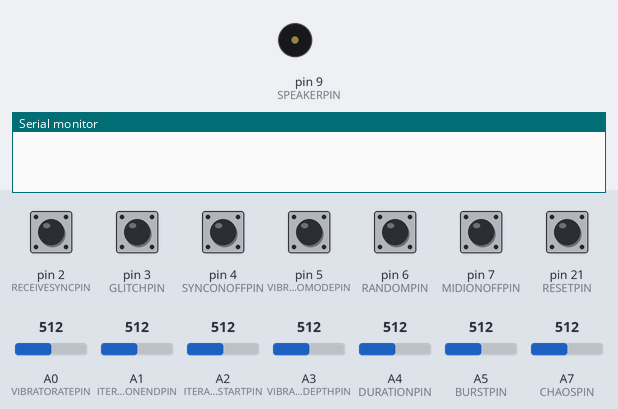
The sketch below on a simulated Arduino Mega 2560, built with avr-gcc and run on an emulated ATmega2560. Shown: buzzer (waves = sounding), the last lines printed to the serial monitor. Inputs (shaded band) come from the test bench; at power-on: pin 2 (RECEIVESYNCPIN), pin 3 (GLITCHPIN), pin 4 (SYNCONOFFPIN), pin 5 (VIBRATOMODEPIN), pin 6 (RANDOMPIN), pin 7 (MIDIONOFFPIN), pin 21 (RESETPIN) HIGH, A0 (VIBRATORATEPIN) = 512, A1 (ITERATIONENDPIN) = 512, A2 (ITERATIONSTARTPIN) = 512, A3 (VIBRATODEPTHPIN) = 512, A4 (DURATIONPIN) = 512, A5 (BURSTPIN) = 512, A7 (CHAOSPIN) = 512. Random numbers use the default seed unless the sketch sets one.

Above: at 0.0 s.
At 1.2 s:
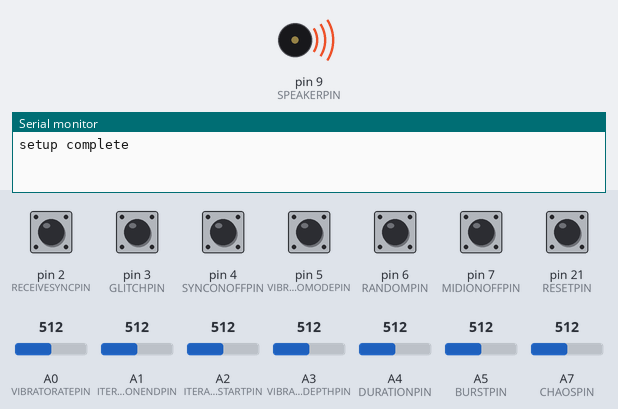
1.3 s: pin 6 (RANDOMPIN) pulled LOW for 0.15 s
6.2 s: pin 6 (RANDOMPIN) pulled LOW for 1 s
11.9 s: pin 7 (MIDIONOFFPIN) pulled LOW for 0.15 s
Timing chart, 0 to 62.5 s (numbered marks = the images above; inputs shaded):
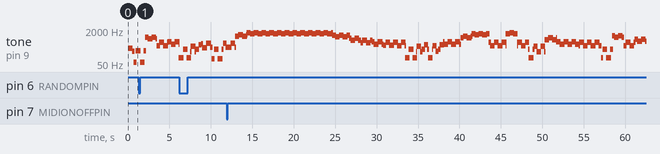

Measured:
- by itself, tone on pin 9 (SPEAKERPIN): plays 315 Hz for 0.34 s, 469 Hz for 0.47 s, 315 Hz for 0.11 s, 1032 Hz for 0.36 s, 1186 Hz for 0.47 s, 1032 Hz for 0.47 s … (138 notes in this stretch)

The sketch:

fractalmusic.ino
```cpp
/*
play tones. Arduino MEGA 1280.

This is creating really nice and usable sync-like tones. All with with output voice.
Very worthwhile to put separate analog controls on the variables for freq, vibratorate, maxMod
and maybe loop delay.
This is a continuous player- run through FX for sure!
duration should be less than loopdelay

*/

//#define DEBUG 0  //uncomment line to turn on some debug statements

//digital pins for sensing switch position (don't use 0 or 1 since for serial data)
const int SPEAKERPIN = 9;
const int VIBRATOMODEPIN = 5;
const int RANDOMPIN = 6;
const int SYNCONOFFPIN = 4;
const int MIDIONOFFPIN = 7;
const int MIDIINPUTPIN = 14;   //use Tx/Rx 3 for MIDI I/O
const int RECEIVESYNCPIN = 2;  //hardware interrupt
const int GLITCHPIN = 3;       //hardware interrupt
const int RESETPIN = 21;       //hardware interrupt
//analog pins for continuous sensors, like potentiometers or other sources of 1-5v
const int VIBRATORATEPIN = 0;
const int ITERATIONENDPIN = 1;
const int ITERATIONSTARTPIN = 2;
const int VIBRATODEPTHPIN = 3;
const int DURATIONPIN = 4;
//the matrix sensors A5-A8 for arrays a (all 4 values draw from it); data range [-1, 1]
const int M1PIN = 8;
const int CHAOSPIN = 7;
const int BURSTPIN = 5;
int BURST_DURATION = 12;  //you can hear down to 11ms or so. combined with LOOPDELAY this creates extra sync sound

const int FREQ = 500;
const int LOOPDELAY = 15;
const float TWELFTHROOT = 1.05946;
const float LOWA = 27.5;
const int MAX_ITERATIONS = 250;
const int MINBURST = 4;
const int MAXBURST = 25;
//these are not constant and will be changeable with sensor inputs
int END_ITERATION = 100;
int START_ITERATION = 0;

//other global variables- minimize use
int arpeggiatorDuration = 500;  //default to 120BPM
byte DEBOUNCE_DELAY = 200;      //use as milliseconds

/*
flag names for state of synthesizer switches. I am using toggle switches. The switch state is
captured in the software. This means the software must track each button press and update the state.
*/
int VIBRATO_FLAG = 0;
int RANDOM_FLAG = 0;
int SYNC_FLAG = 0;
int GLITCH_FLAG = 0;
int MIDI_FLAG = 0;
//flag values
const int SINE_VIBRATO = 0;
const int SQUARE_VIBRATO = 1;
const int OFF = 0;
const int ON = 1;
//MIDI stuff
const byte NOTEOFF = 0x80;
const byte NOTEON = 0x90;

/*
Need buffers to store data for playback of arpeggio patterns from either a saved random
pattern or a set of notes played in via the keyboard. byte uses half memory of int and works fine.
*/
byte kIndex[MAX_ITERATIONS];

//arrays for holding IFS matrix
float a[4];
float b[4];
float c[4];
float d[4];
float e[4];
float f[4];


void (*resetFunc)(void) = 0;  //declare reset function at address 0

void setup() {
  // put your setup code here, to run once:
  Serial.begin(115200);
  //MIDI is hooked up to Rx (and Tx, if dsired later) on RX/Tx3, pins 1
  Serial3.begin(31250);
  //vibrato pin; I am using the internal pullup resistor to simplify the circuit
  pinMode(VIBRATOMODEPIN, INPUT_PULLUP);
  //random operation selector
  pinMode(RANDOMPIN, INPUT_PULLUP);
  //5v trigger receive sync
  pinMode(RECEIVESYNCPIN, INPUT_PULLUP);
  //sync on-off pin
  pinMode(SYNCONOFFPIN, INPUT_PULLUP);
  //glitch on-off pin
  pinMode(GLITCHPIN, INPUT_PULLUP);
  //button for reset
  pinMode(RESETPIN, INPUT_PULLUP);
  //midi on off pin
  pinMode(MIDIONOFFPIN, INPUT_PULLUP);

  //initialize kIndex
  fill_kIndex();

  //initial IFS matrix data for a fern
  a[0] = 0;
  a[1] = 0.85;
  a[2] = 0.2;
  a[3] = -0.15;

  b[0] = 0;
  b[1] = 0.04;
  b[2] = -0.26;
  b[3] = 0.28;

  c[0] = 0;
  c[1] = -0.04;
  c[2] = 0.23;
  c[3] = 0.26;

  d[0] = 0.16;
  d[1] = 0.85;
  d[2] = 0.22;
  d[3] = 0.44;

  //made these non-zero since they were driving x to zero, which is boring
  e[0] = 0.1;
  e[1] = 0.2;
  e[2] = 0.05;
  e[3] = 0.3;

  f[0] = 0;
  f[1] = 1.6;
  f[2] = 1.6;
  f[3] = 0.44;

  //initialize initial state to match toggle switch positions
  updateSynthState();
  //use hardware interrupt to receive trigger pulse- format is pin, method, type of pulse
  attachInterrupt(digitalPinToInterrupt(RECEIVESYNCPIN), receiveTrigger, RISING);  //on RECEIVESYNCPIN
  //use hardware interrupt to receive glitch. FALLING worked better for debouncing
  attachInterrupt(digitalPinToInterrupt(GLITCHPIN), glitchTrigger, FALLING);  //on GLITCHPIN
  //use hardware interrupt to activate function for ten position switch. FALLING worked better for debouncing
  attachInterrupt(digitalPinToInterrupt(RESETPIN), reset, FALLING);  //on RESETPIN
  Serial.println("setup complete");
}


void loop() {

  //some variable values need to be saved between calls to loop so declare them as static
  static int cycles;               //for calculating how long a note has played
  static int vibFreq;              //total vibrato to apply
  static int ENABLE_VIBRATO = OFF;  //during note off under midi play, you must not add vibrato to freq (or it can play)
  static int duration;             //how long the note will play (minimum)
  static int freq;
  static int midifreq;
  //midi variables
  static byte key = 0;
  static byte velocity = 0;
  static byte command;
  static byte lastNote;
  // put your main code here, to run repeatedly:

  /*update flags by looking for button presses. I am using toggle switches. Debounce not an issue.
  How you do this depends on the type of switches you use. Momentary means use interrupt, toggle means poll.
  */
  updateSynthState();
  BURST_DURATION = map(analogRead(BURSTPIN), 0, 1023, MINBURST, MAXBURST);

  byte midibytes = Serial3.available();
  if (MIDI_FLAG == ON) {
    //are there midi data bytes to read?
    if (midibytes >= 1) {
      //read command byte
      command = Serial3.read();
      //filter data for proper reading
      if (command == NOTEOFF || command == NOTEON) {
        //read 2 data bytes
        key = Serial3.read();
        velocity = Serial3.read();
      } else {
        //some other data- flush and ignore for now
        Serial.flush();
      }
      if (command == NOTEON) {
        //got new data so reset the freq value
        midifreq = get_freq(key);
        lastNote = key;
        ENABLE_VIBRATO = ON;
      } else if (command == NOTEOFF) {
        //turn off the synth only if the key matches the last note
        if (key == lastNote) {
          //received a note off for a matching key
          noTone(SPEAKERPIN);
          midifreq = 0;
          velocity = 0;
          ENABLE_VIBRATO = OFF;
          return;
        }
      }
    }

    /* modify burst duration with velocity. high velocity causes LOWER burst duration to add RM tone.
    start changing burst duration. be sure to keep in legal range. velocity is remembered so will be applied until
    new value comes in.*/

    if (velocity > 80) {
      //high enough, I think
      int range = MAXBURST - MINBURST;
      int delta = (int)((velocity - 80) * (float)(range / 48.0));  //48 is 128 - 80 (midi stuff)
      BURST_DURATION = BURST_DURATION - delta;
      if (BURST_DURATION < MINBURST) {
        BURST_DURATION = MINBURST;
      }
    }
    //this means the note is on still
    /* BURST_DURATION is now controlled by analog 4 value. This allows turning it and off and also something in between.       */
    if (ENABLE_VIBRATO == ON) {
      vibFreq = getVibrato();
    } else {
      vibFreq = 0;
    }

    tone(SPEAKERPIN, midifreq + vibFreq, BURST_DURATION);
    delay(LOOPDELAY);

    return;
  }

  if (cycles * BURST_DURATION >= duration) {
    //note has played for at least the amount of milliseconds specified so get a new note
    //reset cycle counter
    cycles = 0;

    //compute new freq and duration values from IFS function
    compute_music(freq, duration);

#if defined(DEBUG)
    char buffer[40];
    sprintf(buffer, "Pitch %d and duration %d", freq, duration);
    Serial.println(buffer);
#endif
  } else {
    //use previous freq and duration- values is stored since variables are static, but the duration has to "count down"
    cycles += 1;
  }

  if (SYNC_FLAG == ON) {
    //use duration calculated from trigger pulses
    duration = arpeggiatorDuration;
#if defined(DEBUG)
    //  char buffer[40];
    // sprintf(buffer, "sync is on and duration= %d and scale = %d", duration, arpScale);
    // Serial.println(buffer);
#endif
  }

  vibFreq = getVibrato();
  tone(SPEAKERPIN, freq + vibFreq, BURST_DURATION);
  delay(LOOPDELAY);
}


int getVibrato() {
  static int count;  //
  static int inc_amount = 2;
  static int sineFreq;   //sine vibrato
  static int deltaFreq;  //total vibrato to apply
  static int square_vibrato_sign = 1;
  static int sine_vibrato_sign = 1;

  //hardware knob is wired backwards so changing in software so that turning knob CW increases rate as expected
  int vibratorate = map(analogRead(VIBRATORATEPIN), 0, 1023, 55, 5);  //effectively control speed of vibrato

  if (vibratorate > 50){
    //high rate number = low actual rate, since it increases delay between pitch changes. sorry.
    //no vibrato
    return 0;
  }

  //depth affects pitch change and how quickly you get to new pitch when on sine version
  int vibratodepth = map(analogRead(VIBRATODEPTHPIN), 0, 1023, 5, 150);
  int inc_deviation = vibratodepth / 5;

  //programmable vibrato-like control.
  count++;
  if (count % vibratorate == 0) {
    //reset count (if you don't it would overflow after many hours)
    count = 0;
    if (VIBRATO_FLAG == SINE_VIBRATO) {
      //This creates a sinusoidal vibrato. apply modifier based on depth amount
      sineFreq += sine_vibrato_sign * (inc_amount + inc_deviation);
      if (sineFreq >= vibratodepth || sineFreq <= -vibratodepth) {
        //flip the sign when out of bounds in either direction
        sine_vibrato_sign = -sine_vibrato_sign;
      }
      deltaFreq = sineFreq;
    } else {
      //flip the square wave vibrato sign
      square_vibrato_sign = -square_vibrato_sign;
      //this creates a square vibrato. deltaFreq oscillates between a positive and a negative value
      deltaFreq = square_vibrato_sign * (vibratodepth);
    }
  }

  return deltaFreq;
}

/*
Get the next pitch and duration from the IFS code. Just compute all as needed. This use two knobs to determine
the start and end point fo the pattern to play with the entire pattern. If the knbos values are bad (end < start)
then an end value of start + 10 is used. Chaos controls the range of pitch and duration values. Low value of chaos (order) means
pitch and duration will not have as extreme jumps since the range is tighter. Max chaos equates to max range of
pitch and duration.
*/
void compute_music(int &freq, int &duration) {
  static int totalIterations;
  //starting point for IFS code. Store past and present for iteration.
  static float x;
  static float y;
  static float next_x;
  static float next_y;

  //hardware knob is backwards so changed here to make CW rotation increase iterations
  END_ITERATION = map(analogRead(ITERATIONENDPIN), 0, 1023, 3, MAX_ITERATIONS);
  //start can begin at zero; also wired backwards
  START_ITERATION = map(analogRead(ITERATIONSTARTPIN), 0, 1023, 0, MAX_ITERATIONS);
  if (START_ITERATION > END_ITERATION) {
    END_ITERATION = START_ITERATION + 10;
  }
  totalIterations += 1;
  byte k = get_chance();

  /* Note that not all matrix values are read for computation of next values. This prevents changes
  to values being included in the calculation must of the time, depending on how get_chance() is weighed.
  Array slot 2 is the highest probability, followed by 3.*/
  //pitch
  next_x = a[k] * x + b[k] * y + e[k];
  //duration
  next_y = c[k] * x + d[k] * y + f[k];
  x = next_x;
  y = next_y;

  //need to watch for overflow and nan conditions. seems odd, but does happen
  if (isnan(x)) {
    x = 0.1;
  }
  if (isnan(y)) {
    y = 0.3;
  }
  //can test for nan but not ovf. Hopefully the nan check will prevent ovf.


#if defined(DEBUG)
  Serial.print("x = ");
  Serial.println(x);
  Serial.print("y = ");
  Serial.println(y);
#endif

  //the next note to play is next_x with a duration of next_y

  //scale values so in bounds and make sense for pitch frequency and duration in milliseconds
  int scale_x = int(abs(x) * 100);
  if (scale_x > 100) {
    scale_x = 100;
  }

  /* apply Chaos control to mapping function applied to sensor. The top note can be reduced by
  a 1.5 octaves while maintaining a good distriubtion. This works in conjuction with duration change.
  Order means lower high pitch, and higher minimum duration.
  */
  int maxNote = map(analogRead(CHAOSPIN), 0, 1023, 56, 74);
  //constrain the piano key range to one the arduino can play and also not too high since unpleasant
  int piano_key = map(scale_x, 0, 100, 25, maxNote);
  /*y has a range up to 10 or so. The map gives a set of discrete values in 125msec intervals.
  300msec = 200bpm, 2000msec = 30bpm
  Apply sensor to scale duration
  */
  //knob wired backwards. Changed here so CW rotation increases speed
  int durationScale = map(analogRead(DURATIONPIN), 0, 1023, 8, 1);
#if defined(DEBUG)
  Serial.print("durationscale = ");
  Serial.println(durationScale);
#endif

  //10 * 125 = 1250. why 125? 1/8th of 1000. Implicit 60BPM timebase.
  //apply chaos control to allow setting a higher minimum duration
  int minDuration = map(analogRead(CHAOSPIN), 0, 1023, 200, 25);
  int scale_y = map(abs(y), 0, 10, minDuration, 1375) * durationScale;  //int(abs(y) * 600 + 400);
  //assign values to the variable references so changes are seen in the loop function
  freq = get_freq(piano_key);
  duration = scale_y;

#if defined(DEBUG)
  char buffer[20];
  sprintf(buffer, "Iteration start = %d; end = %d", START_ITERATION, END_ITERATION);
  Serial.println(buffer);
#endif

  if (totalIterations >= END_ITERATION) {
    //reset to new starting point for iteration (only changes values if Random is on)
    init_xy(x, y);
    totalIterations = START_ITERATION;
  }
}

/*
Choose array indices based on a hard-coded probability distribution.
*/
byte get_chance() {
  static byte index = 0;
  if (RANDOM_FLAG == ON) {
    return getIFSProbabilty();
  } else {
    //random off- just return next value from kIndex (up to END_ITERATIONs) or start over at start (which can be zero)
    if (index == END_ITERATION) {
      index = START_ITERATION;
    }
    //index will either be 0 or the next value. This logic keeps it in range.
    return kIndex[index++];
  }
}

/*
Just initialize to 0,0 so you have a consistent start point and can almost get an arpeggio to play the same notes
each time. I say almost because a random probability (through get_chance) is still used.
*/
void init_xy(float &x, float &y) {
  if (RANDOM_FLAG == ON) {
    x = (float)random(1, 100) / 100;
    y = (float)random(1, 100) / 100;
  } else {
    //random off- same start point for IFS
    x = 0;
    y = 0;
  }
}

/*
Convert the piano key position (1 to 88) to the corresponding frequency
*/
int get_freq(int key) {
  //adjust for difference between piano and midi numbering
  key = key + 4;
  int octave = (int)(key / 12);
  int note = (key % 12) - 1;
  float freq = LOWA * pow(2, octave) * pow(TWELFTHROOT, note);
  //round to nearest whole value
  return int(freq + 0.5);
}

/*
Get toggle button state and update the flag variable. This uses polling and is called in main loop.
*/
void updateSynthState() {
  //each flag is 1 or 0
  VIBRATO_FLAG = digitalRead(VIBRATOMODEPIN);
  byte flag = RANDOM_FLAG;
  //hardware switch wired backwards so NOT the value read
  RANDOM_FLAG = !digitalRead(RANDOMPIN);
  //sync. hardware switch wired backwards so changed value using NOT
  SYNC_FLAG = !digitalRead(SYNCONOFFPIN);
  MIDI_FLAG = !digitalRead(MIDIONOFFPIN);

  //if state goes from off to on, reset the kIndex array with new random values
  if (flag == OFF && RANDOM_FLAG == ON) {
//state transitioned from off to on so refill with new values
#if defined(DEBUG)
    Serial.println("******random on");
#endif
    fill_kIndex();
  }
}

void fill_kIndex() {
  //fill with random values. This only affects pitch, by design.
  for (byte i = 0; i < MAX_ITERATIONS; i++) {
    kIndex[i] = getIFSProbabilty();
  }
}

/*
This gets a k value (array index) based on probability rules that are part of the IFS.
*/
float getIFSProbabilty() {
  float r = (float)random(1, 100) / 100;
  if (r <= 0.1)
    return 0;
  if (r <= 0.2)
    return 1;
  if (r <= 0.4)
    return 2;
  else
    return 3;
}


void executeGlitch() {
  GLITCH_FLAG = ON;
#if defined(DEBUG)
  Serial.println("glitch");
#endif
  GLITCH_FLAG = OFF;
}

/*
Receives a trigger pulse for playback syncronization. Pulse needs to be a 5v trigger
like from a drum machine or other synth. Needs two pulses for determining note
duration for use in arpeggiator.
*/
void receiveTrigger() {
  //need to calculate time between pulses (i.e, bpm) and turn into value for duration
  static long oldPulse;
  long newPulse;
  //I see pulse accuracy of +-1 millisecond which is fine
  newPulse = millis();
  arpeggiatorDuration = int((newPulse - oldPulse));  // * 0.8);
  /*modify duration using duration_scale setting. Some synths don't send tempo but instead send the arpeggiator division.
    This causes extremely rapid playback that may be undesirable. Thus, allow the user to control the division or multiplication
    at the Grimoire. Need to allow changes in both directions. Implementation does nothing if knob is centered roughly and outputting
    -1 to 1.

    This is milliseconds, not tempo.
    */
  int arpScale = map(analogRead(DURATIONPIN), 0, 1023, 8, -8);
  if (arpScale > 1) {
    arpeggiatorDuration = arpeggiatorDuration * arpScale;
  } else if (arpScale < -1) {
    arpeggiatorDuration = arpeggiatorDuration / abs(arpScale);
  }

  oldPulse = newPulse;
#if defined(DEBUG)
  Serial.println(arpeggiatorDuration);
#endif
}

/*
Acts when the glitch momentary button is pressed. Two ways to control debounce- timing, which works pretty well,
or a flag for glitch on that will work even better. Turn on in the glitch method (not the interrupt)
and turn off when done. IF on, the interrupt should do nothing.
*/
void glitchTrigger() {
  //store in a static variable for later use
  static long lastGlitch = 0;
  static byte glitchCount = 0;
  if (GLITCH_FLAG == ON || glitchCount >= 1) {
    return;
  } else if ((millis() - lastGlitch) > DEBOUNCE_DELAY) {
    glitchCount += 1;
    lastGlitch = millis();
    executeGlitch();
    glitchCount = 0;
  }
}

/*
Allows reset of the microcontroller. superfast by the way.
*/
void reset() {
  static long lastReset = 0;
  static byte resetCount = 0;
  if (resetCount >= 1) {
    return;
  } else if ((millis() - lastReset) > DEBOUNCE_DELAY) {
    resetCount += 1;
    lastReset = millis();
    resetCount = 0;
    resetFunc();  //call reset
  }
}


/*
Read matrix pin and convert value to range -1 to 1 as a float. Like map but for floats
*/
float getNormedFloat(int sensor) {
  int matrix = analogRead(sensor);
  //convert to -1 - 1
  return ((float)matrix / 1023) * 2.0 - 1.0;
}
```
